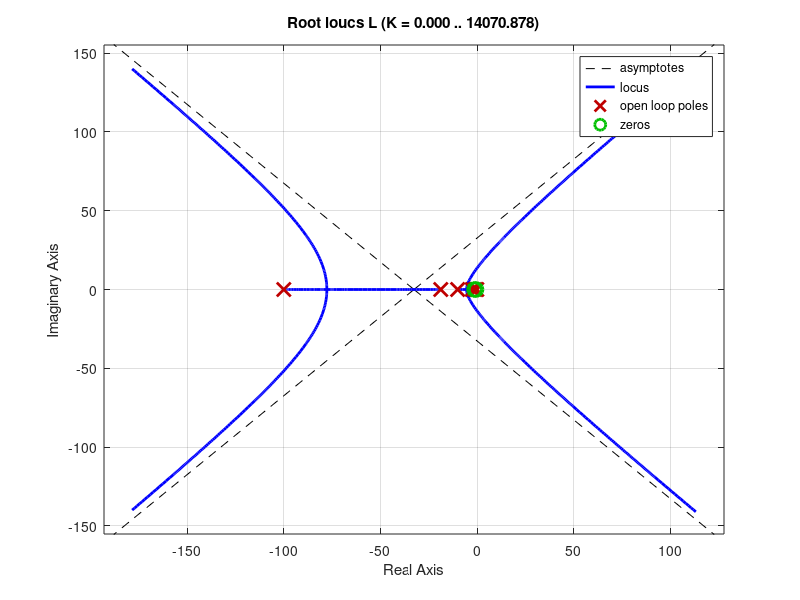
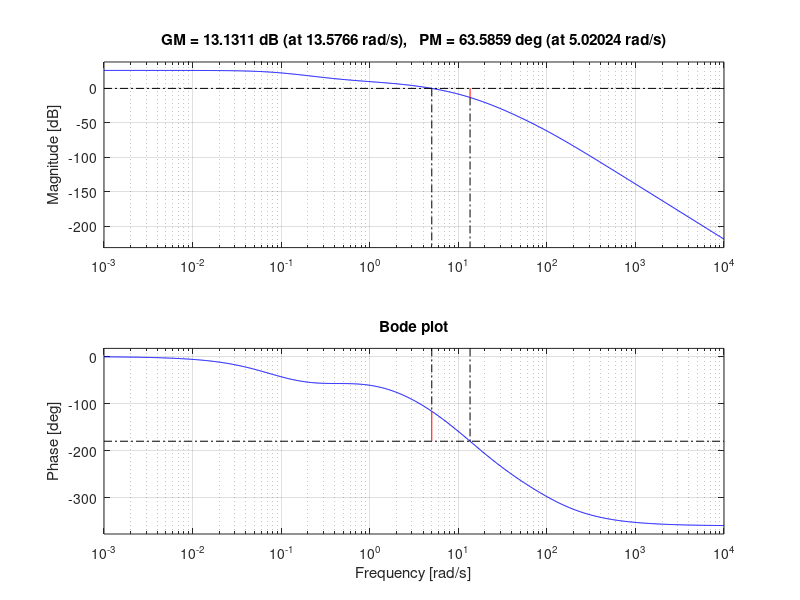

MATLAB code for these plots, in order: (Note: this script raises an error after producing the figures.)
clc; clear; close all;
s = tf('s');

% Component transfer functions sesuai diagram:
% Amplifier: 10 / (0.1 s + 1)

Gain_system = 2;
Amp = 10 / (0.1*s + 1);


% Exciter: 1 / (0.4 s + 1)
Exc = 1 / (0.4*s + 1);

% Generator: 1 / (s + 1)
Gen = 1 / (s + 1);

% Sensor (feedback path): 1 / (0.01 s + 1)
H_sensor = 1 / (0.01*s + 1);


% Compensator

Gain_lagc=0.1702; % Gain Lag Compensator
lagc = (s+0.5)/(s+0.085); % Lag Compensator
Gain_leadc =14.05; % Gain Lead Compensator
leadc = (s+1.3367)/(s+18.745); % Lead Compensator


% Open-loop forward path G(s)
G = Gain_system * Amp * Exc * Gen* Gain_lagc * lagc * Gain_leadc * leadc;

% Loop transfer L(s) = G(s) * H(s) 
L = G * H_sensor;

% Closed-loop transfer from reference to output:
T = feedback(G, H_sensor);   % = G/(1 + G*H)

rlocus(L);
figure('Name','Bode & Margins','NumberTitle','off');
margin(L);                % shows gain/phase margins on Bode
grid on;
title('Bode plot');


% get numeric margin values
[Gm,Pm,Wcg,Wcp] = margin(L);
Gm_db = 20*log10(Gm);     % convert gain margin to dB
fprintf('Gain margin = %.3f (%.2f dB) at w = %.3f rad/s\n', Gm, Gm_db, Wcg);
fprintf('Phase margin = %.3f deg at w = %.3f rad/s\n', Pm, Wcp);

% Bandwidth of closed-loop
bw_T = bandwidth(T);
fprintf('Closed-loop bandwidth = %.3f rad/s\n', bw_T);

% ======= NYQUIST PLOT =======
figure('Name','Nyquist','NumberTitle','off');
nyquist(L);
grid on;
title('Nyquist plot');

% ========= Time Response=======

figure
step(T, 'b')
grid on;